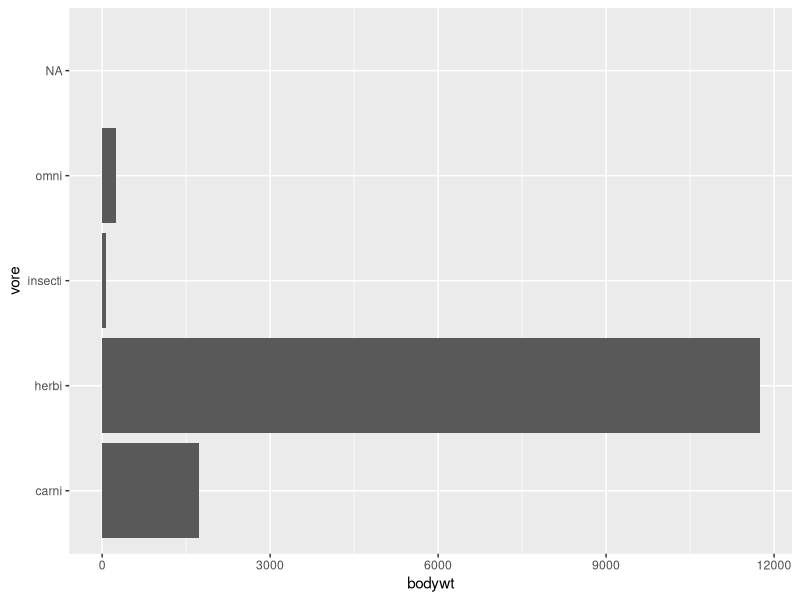
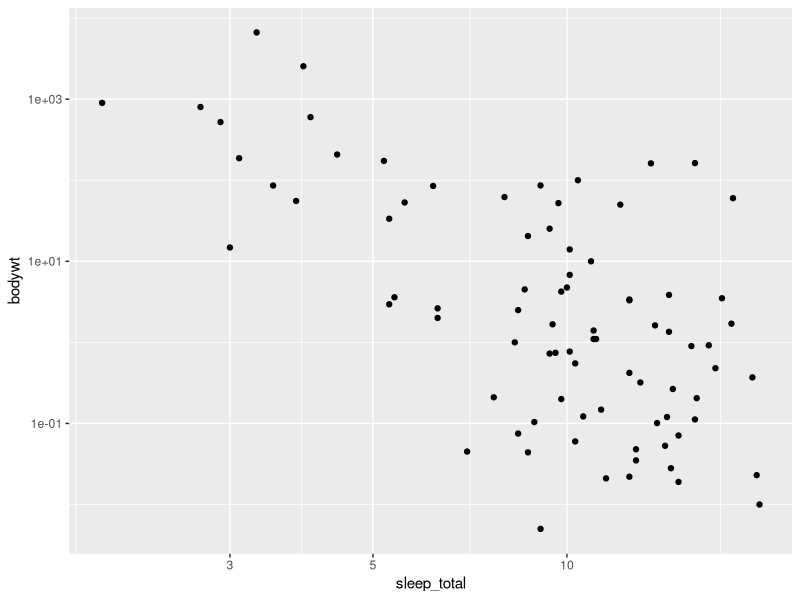

Write R code to recreate these figures, in order.
## ---- chunk 1
library(tidyverse)
msleep %>%
  group_by(vore) %>%
  summarize(`average body weight` = mean(bodywt))

ggplot(msleep, aes(x = bodywt, y = vore)) + geom_col()
## ---- chunk 2
msleep %>%
  group_by(vore) %>%
  summarize(`average body weight` = mean(bodywt)) %>%
  knitr::kable()
## ---- chunk 3
ggplot(msleep, aes(x = sleep_total, y = bodywt)) +
  geom_point() + scale_x_log10() + scale_y_log10()
